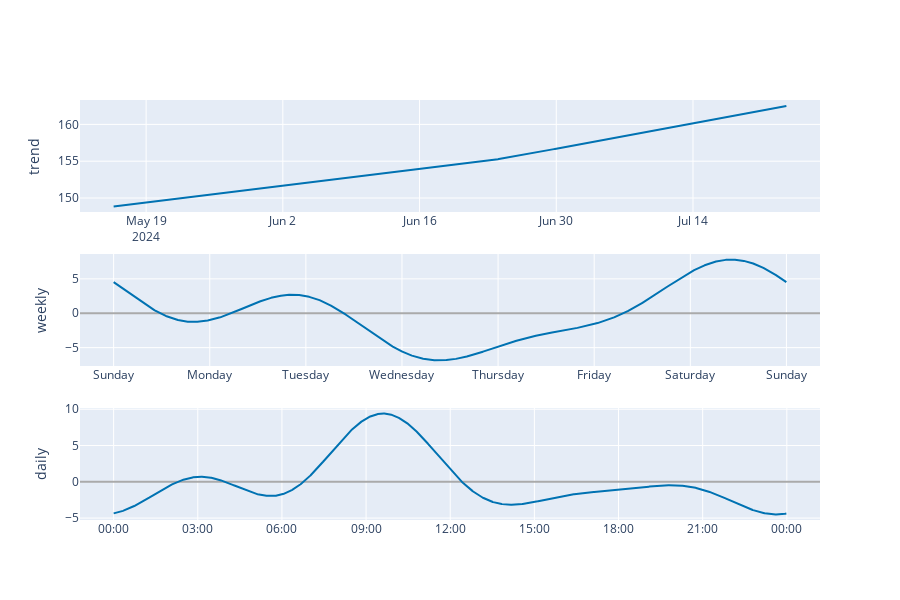

The cell this chart's notebook holds for it:
### Code cell
plot_components_plotly(m, fcst)

### Figure 1 — Plotly figure (JSON) as saved in the notebook; plotly's stock layout.template omitted (floating-point values rounded to 4 significant figures; data arrays with more than 128 entries replaced by an {"elided": "..."} marker saying what was removed)
{"data": [{"line": {"color": "#0072B2", "width": 2}, "mode": "lines", "name": "trend", "type": "scatter", "x": {"elided": "855 str values"}, "xaxis": "x", "y": {"elided": "855 float values"}, "yaxis": "y"}, {"line": {"color": "rgba(0, 114, 178, 0.2)", "width": 0}, "mode": "lines", "name": "trend_upper", "type": "scatter", "x": {"elided": "855 str values"}, "xaxis": "x", "y": {"elided": "855 float values"}, "yaxis": "y"}, {"fill": "tonexty", "fillcolor": "rgba(0, 114, 178, 0.2)", "line": {"color": "rgba(0, 114, 178, 0.2)", "width": 0}, "mode": "lines", "name": "trend_lower", "type": "scatter", "x": {"elided": "855 str values"}, "xaxis": "x", "y": {"elided": "855 float values"}, "yaxis": "y"}, {"line": {"color": "#0072B2", "width": 2}, "mode": "lines", "name": "weekly", "type": "scatter", "x": {"elided": "10080 str values"}, "xaxis": "x2", "y": {"elided": "10080 float values"}, "yaxis": "y2"}, {"line": {"color": "#0072B2", "width": 2}, "mode": "lines", "name": "daily", "type": "scatter", "x": {"elided": "1440 str values"}, "xaxis": "x3", "y": {"elided": "1440 float values"}, "yaxis": "y3"}], "layout": {"height": 600, "showlegend": false, "width": 900, "xaxis": {"anchor": "y", "domain": [0, 1], "range": ["2024-05-12T05:28:45", "2024-07-27T00:08:45"], "type": "date"}, "xaxis2": {"anchor": "y2", "domain": [0, 1], "range": ["2016-12-31T15:36:03", "2017-01-08T08:22:57"], "tickformat": "%A", "type": "date"}, "xaxis3": {"anchor": "y3", "domain": [0, 1], "range": ["2016-12-31T22:48:03", "2017-01-02T01:10:57"], "tickformat": "%H:%M", "type": "date"}, "yaxis": {"anchor": "x", "domain": [0.7333, 1], "rangemode": "normal", "title": {"text": "trend"}, "zerolinecolor": "#AAA"}, "yaxis2": {"anchor": "x2", "domain": [0.3667, 0.6333], "title": {"text": "weekly"}, "zerolinecolor": "#AAA"}, "yaxis3": {"anchor": "x3", "domain": [0, 0.2667], "title": {"text": "daily"}, "zerolinecolor": "#AAA"}}}
